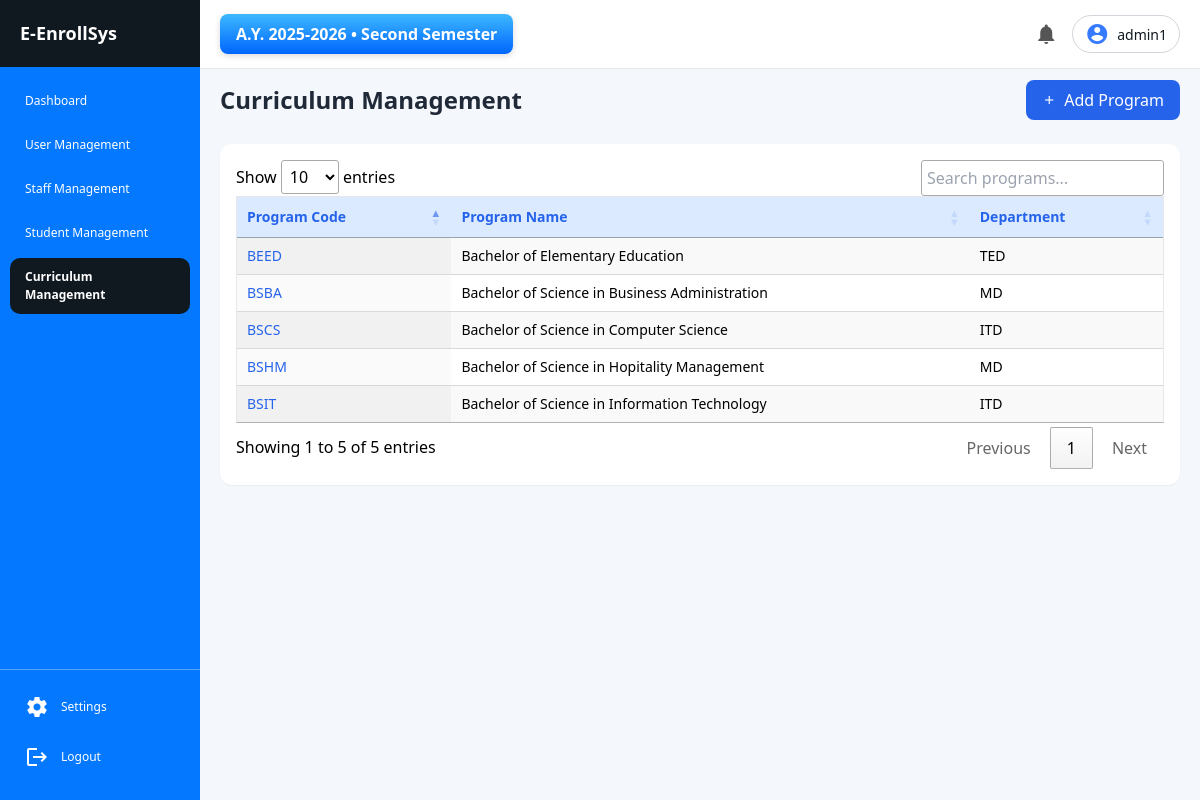
Screenshot of /registrar/curriculum.php (signed in) with the database file from the repository.
### tables this page shows
CREATE TABLE `academic_terms` (
  `id` int(11) NOT NULL,
  `academic_year_id` int(11) DEFAULT NULL,
  `semester` enum('1','2','Mid') NOT NULL,
  `is_active` tinyint(1) DEFAULT 0,
  `created_at` timestamp NOT NULL DEFAULT current_timestamp(),
  `updated_at` timestamp NOT NULL DEFAULT current_timestamp() ON UPDATE current_timestamp(),
  `start_date` date DEFAULT NULL,
  `end_date` date DEFAULT NULL
);

CREATE TABLE `academic_years` (
  `id` int(11) NOT NULL,
  `year_label` varchar(20) NOT NULL,
  `start_date` date NOT NULL,
  `end_date` date NOT NULL,
  `is_active` tinyint(1) DEFAULT 0
);

CREATE TABLE `programs` (
  `programs_id` int(11) NOT NULL,
  `department_id` int(11) NOT NULL,
  `program_code` varchar(20) NOT NULL,
  `program_name` varchar(100) NOT NULL,
  `status` enum('active','inactive') DEFAULT 'active'
);

CREATE TABLE `departments` (
  `dept_id` int(11) NOT NULL,
  `department_code` varchar(20) NOT NULL,
  `department_name` varchar(100) NOT NULL,
  `logo_path` varchar(255) DEFAULT NULL,
  `status` enum('active','inactive') DEFAULT 'active'
);

### includes/current_term.php (called while the page is built)
<?php
require_once "../config/db.php";
$sql = "
    SELECT
        at.id AS term_id,
        at.semester,
        at.start_date AS term_start,
        at.end_date AS term_end,
        ay.id AS academic_year_id,
        ay.year_label,
        ay.start_date AS ay_start,
        ay.end_date AS ay_end
    FROM academic_terms at
    INNER JOIN academic_years ay
        ON ay.id = at.academic_year_id
    WHERE at.is_active = 1
      AND ay.is_active = 1
    LIMIT 1
";
$result = $conn->query($sql);
$current_term = $result ? $result->fetch_assoc() : null;

### registrar/curriculum.php (the view, shortened to what this page needs)
<?php
require_once "../config/db.php";
$activePage = 'Curriculum Management';
$deptResult = $conn->query("SELECT dept_id, department_code FROM departments ORDER BY department_code");
$deptOptions = '';
while($dept = $deptResult->fetch_assoc()){
    $deptOptions .= "<option value='{$dept['dept_id']}'>{$dept['department_code']}</option>";
}
$result = $conn->query("
    SELECT p.programs_id, p.program_code, p.program_name, d.department_code
    FROM programs p
    LEFT JOIN departments d ON p.department_id = d.dept_id
    ORDER BY p.program_code
");
$rows = '';
while ($row = $result->fetch_assoc()) {
    $id   = (int)$row['programs_id'];
    $code = htmlspecialchars($row['program_code']);
    $name = htmlspecialchars($row['program_name']);
    $dept = htmlspecialchars($row['department_code'] ?? '');
    $rows .= "
        <tr>
            <td>
                <a href='curriculum_view.php?program_id=$id' class='text-blue-600 hover:underline'>
                    $code
                </a>
            </td>
            <td>
                <a href='curriculum_view.php?program_id=$id' class='hover:underline'>
                    $name
                </a>
            </td>
            <td>
                <span class='hover:underline'>$dept</span>
            </td>
        </tr>
    ";
}
$main_content = <<<'HTML'
<div class="w-full">
    <div class="flex justify-between items-center mb-6">
        <div>
            <h1 class="text-2xl font-semibold text-gray-800">Curriculum Management</h1>
        </div>
        <button id="addProgramBtn" class="bg-blue-600 hover:bg-blue-700 text-white px-4 py-2 rounded-lg flex items-center gap-2">
            <span class="material-icons text-sm">add</span>
            Add Program
        </button>
    </div>
    <div class="bg-white rounded-xl shadow-sm p-4">
        <table id="curriculumTable" class="display w-full text-sm table-auto border mb-4">
            <thead>
                <tr class="bg-blue-100 text-blue-600">
                    <th class="text-left px-4 py-3">Program Code</th>
                    <th class="text-left px-4 py-3">Program Name</th>
                    <th class="text-left px-4 py-3">Department</th>
                </tr>
            </thead>
            <tbody>
HTML;
$main_content .= $rows;
$main_content .= <<<'HTML'
            </tbody>
        </table>
    </div>
    <div id="addProgramModal" class="fixed inset-0 bg-black bg-opacity-50 flex items-center justify-center hidden">
        <div class="bg-white rounded-lg w-96 p-6 relative">
            <h2 class="text-xl font-semibold mb-4">Add New Program</h2>
            <form id="addProgramForm" method="POST">
                <div class="mb-3">
                    <label class="block text-sm font-medium mb-1">Program Code</label>
                    <input type="text" name="program_code" required class="w-full border rounded px-3 py-2">
                </div>
                <div class="mb-3">
                    <label class="block text-sm font-medium mb-1">Program Name</label>
                    <input type="text" name="program_name" required class="w-full border rounded px-3 py-2">
                </div>
                <div class="mb-3">
                    <label class="block text-sm font-medium mb-1">Department</label>
                    <select name="department_id" required class="w-full border rounded px-3 py-2">
                        <option value="">Select Department</option>
HTML;
$main_content .= $deptOptions;
$main_content .= <<<'HTML'
                    </select>
                </div>
            </form>
        </div>
    </div>
</div>
<link rel="stylesheet" href="https://cdn.datatables.net/1.13.6/css/jquery.dataTables.min.css">
HTML;
include "../includes/template.php";

### includes/template.php (shortened to what this page needs)
<?php
require_once "../config/db.php";
require_once "../includes/current_term.php";
$activePage   = $activePage   ?? '';
$main_content = $main_content ?? '';
$username     = $_SESSION['username'] ?? 'User';
$semester_labels = [
    '1'   => 'First Semester',
    '2'   => 'Second Semester',
    'mid' => 'Midyear'
];
$semester_text = $semester_labels[$current_term['semester'] ?? ''] ?? '';
?>
<!DOCTYPE html>
<html lang="en">
<head>
    <script src="https://cdn.tailwindcss.com"></script>
    <link rel="stylesheet" href="../includes/style.css?v=999">
</head>
<body>
<div class="layout">
    <aside class="sidebar">
        <div class="sidebar-header">
            E-EnrollSys
        </div>
        <nav class="menu">
            <?php include "sidebar_items.php"; ?>
        </nav>
        <div class="sidebar-footer">
            <a href="../includes/settings.php" class="menu-item <?= ($activePage === 'Settings') ? 'active' : '' ?>">
                <span class="material-icons sidebar-icon">settings</span>
                Settings
            </a>
            <a href="../auth/login.php" class="menu-item">
                <span class="material-icons sidebar-icon">logout</span>
                Logout
            </a>
        </div>
    </aside>
    <main class="main">
        <header class="topbar">
            <div class="topbar-left">
                <div class="term-display">
                    <?= $current_term
                        ? "A.Y. {$current_term['year_label']} • {$semester_text}"
                        : "No active term"
                    ?>
                </div>
            </div>
            <div class="topbar-right">
                <span class="material-icons notification-icon">notifications</span>
                <div class="user-pill">
                    <span class="material-icons user-icon">account_circle</span>
                    <span class="username"><?= htmlspecialchars($username) ?></span>
                </div>
            </div>
        </header>
        <div class="content-area">
            <?= $main_content ?>
        </div>
    </main>
</div>
</body>
</html>

### includes/style.css (style rules this page uses)
* { margin: 0; padding: 0; box-sizing: border-box; font-family: "Segoe UI", sans-serif; }
body { background: #f4f7fb; }
.layout { display: flex; }
.sidebar { width: 200px; background: #0478FF; color: white; display: flex; flex-direction: column; position: fixed; top: 0; left: 0; height: 100vh; overflow-y: auto; z-index: 1000; }
.sidebar-header { background: #101820; padding: 20px; font-size: 18px; font-weight: 600; }
.menu { flex: 1; padding: 15px 10px; overflow-y: auto; }
.menu-item { display: block; padding: 10px 15px; color: white; text-decoration: none; font-size: 14px; border-radius: 10px; margin-bottom: 6px; transition: background 0.3s; }
.sidebar-footer { margin-top: auto; padding: 15px 10px; border-top: 1px solid rgba(255,255,255,0.3); font-size: 14px; }
.sidebar .menu-item, .sidebar .sidebar-footer a { display: flex; align-items: center; gap: 6px; font-size: 12px; }
.sidebar-icon { font-size: 16px; vertical-align: middle; margin-right: 6px; color: white; }
.main { margin-left: 200px; flex: 1; display: flex; flex-direction: column; }
.topbar { position: fixed; top: 0; left: 200px; right: 0; display: flex; justify-content: space-between; align-items: center; padding: 14px 20px; background-color: #ffffff; border-bottom: 1px solid #e5e7eb; z-index: 999; }
.content-area { margin-top: 60px; padding: 20px; }
.term-display { background: linear-gradient(180deg, #3db8ff, #0066ff); color: white; padding: 8px 16px; border-radius: 8px; font-size: 16px; font-weight: 600; box-shadow: 0 2px 6px rgba(0,0,0,0.15); }
.topbar-right { display: flex; align-items: center; gap: 14px; }
.notification-icon { font-size: 24px; cursor: pointer; color: #555; }
.user-pill { display: flex; align-items: center; gap: 8px; padding: 6px 12px; border: 1px solid #d1d5db; border-radius: 9999px; cursor: pointer; transition: background 0.2s; }
.user-icon { font-size: 28px; color: #367AFF; }
.username { font-size: 14px; font-weight: 500; color: #101820; }

### rows the page displays
academic_terms: academic_year.year_label "2025-2026", semester "Second Semester"
programs: program_code "BEED", program_name "Bachelor of Elementary Education", department.department_code "TED"
programs: program_code "BSBA", program_name "Bachelor of Science in Business Administration", department.department_code "MD"
programs: program_code "BSCS", program_name "Bachelor of Science in Computer Science", department.department_code "ITD"
programs: program_code "BSHM", program_name "Bachelor of Science in Hopitality Management", department.department_code "MD"
programs: program_code "BSIT", program_name "Bachelor of Science in Information Technology", department.department_code "ITD"

### other values shown
$name "Dashboard"
$name "User Management"
$name "Staff Management"
$name "Student Management"
$name "Curriculum Management"
$username "admin1"
